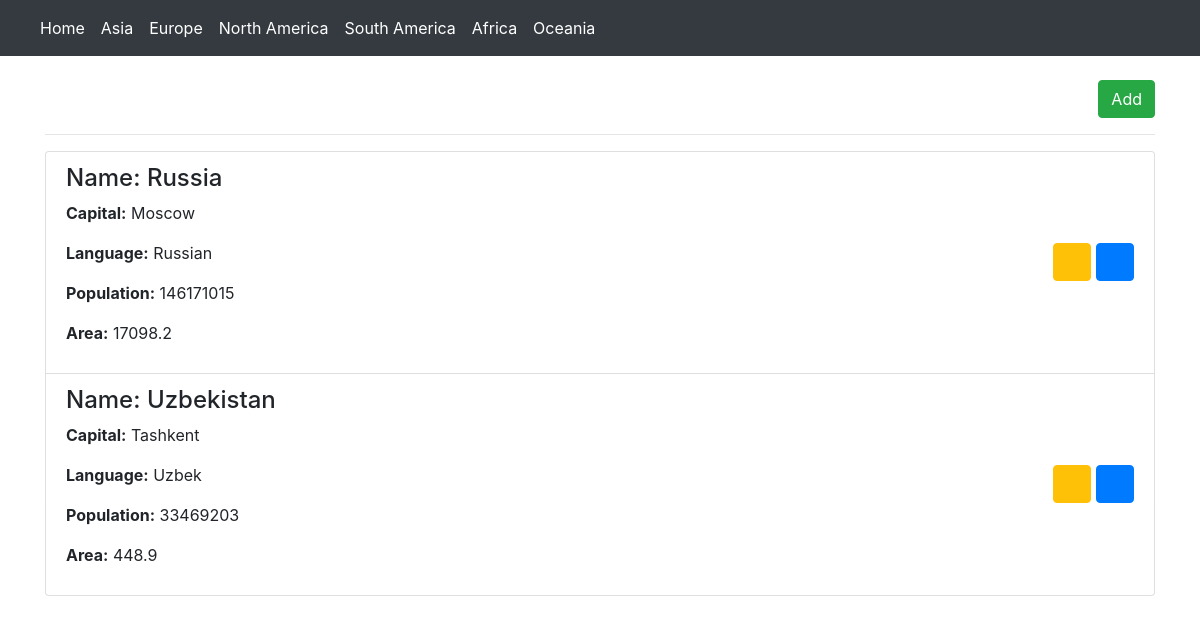
Before: / with the older database file.
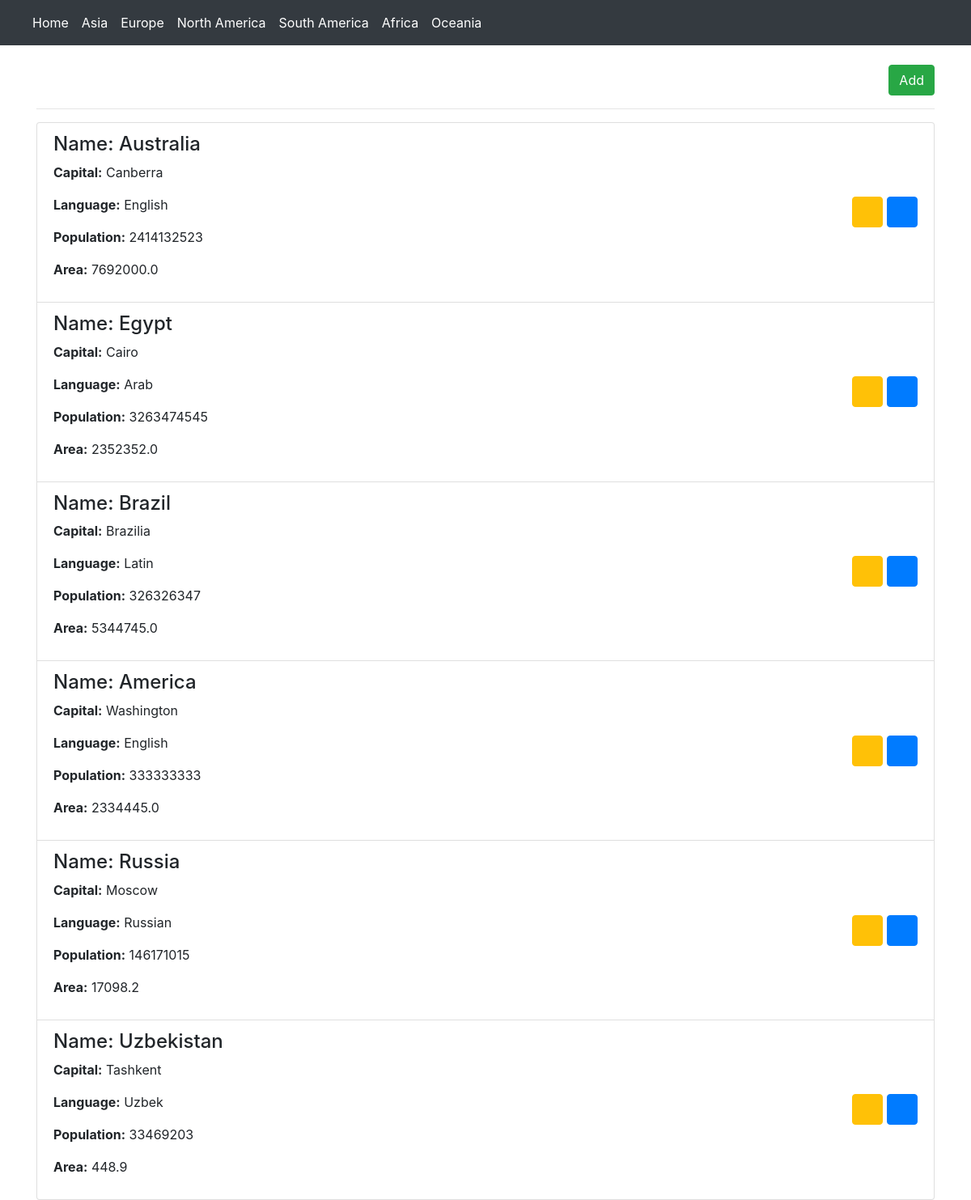
After: the same page with the newer database file.
### regions/models.py (models this page shows, shortened)
class Country(models.Model):
    continent = models.ForeignKey(Continent, null=True, on_delete=models.CASCADE)
    name = models.CharField(max_length=100, null=True)
    capital = models.CharField(max_length=100, null=True)
    language = models.CharField(max_length=100, null=True)
    population = models.IntegerField(null=True)
    area = models.FloatField(null=True)

### regions/views.py (the view)
# urls.py: 2. Add a URL to urlpatterns:  path('', views.home, name='home')
def home(request):
    context = {
        'country': Country.objects.order_by('id')[::-1]
    }
    return render(request, 'home.html', context)

### regions/templates/home.html
{% extends 'base.html' %}
{% block content %}
    <div class="container">
        <div class="text-right">
            <br>
            <a href="{% url "country_create" %}" class="btn btn-success">Add</a>
            <hr>
        </div>
        <div class="list-group">
            {% for c in country %}
                <div class="list-group-item d-flex align-items-center">
                    <div>
                        <h4>Name: {{ c.name }}</h4>
                        <p><b>Capital:</b> {{ c.capital }}</p>
                        <p><b>Language:</b> {{ c.language }}</p>
                        <p><b>Population:</b> {{ c.population }}</p>
                        <p><b>Area:</b> {{ c.area }}</p>
                    </div>
                    <div class="ml-auto">
                        <a href="{% url "country_update" c.id %}" class="btn btn-warning">
                            <i class="bi bi-pencil text-white"></i>
                        </a>
                        <a href="{% url "country_delete" c.id %}" class="btn btn-primary">
                            <i class="bi bi-trash"></i>
                        </a>
                    </div>
                </div>
            {% empty %}
                <div class="container text-center">
                    <h4>Country is not defined!</h4>
                </div>
            {% endfor %}
        </div>
    </div>
{% endblock %}

### regions/templates/base.html (shortened to what this page needs)
{% load static %}
<!DOCTYPE html>
<html lang="en">
<head>
    <link rel="stylesheet" href="{% static "vender/bootstrap/css/bootstrap.css" %}">
    <link rel="stylesheet" href="{% static "vender/bootstrap-icons/bootstrap-icons.css" %}">
</head>
<body>
    {% include 'navbar.html' %}
    {% block content %}
    {% endblock %}
</body>
</html>

### regions/templates/navbar.html (shortened to what this page needs)
{% load static %}
<nav class="navbar navbar-expand-lg navbar-light bg-dark">
    <div class="collapse navbar-collapse" id="navbarNav">
        <ul class="navbar-nav">
            <li class="nav-item active text-white">
                <a class="nav-link text-white" href="{% url 'home' %}">Home <span class="sr-only">(current)</span></a>
            </li>
            <li class="nav-item active">
                <a class="nav-link text-white" href="{% url 'asia' %}">Asia <span class="sr-only">(current)</span></a>
            </li>
            <li class="nav-item active">
                <a class="nav-link text-white" href="{% url 'europe' %}">Europe <span class="sr-only">(current)</span></a>
            </li>
            <li class="nav-item active">
                <a class="nav-link text-white" href="{% url 'north-america' %}">North America <span class="sr-only">(current)</span></a>
            </li>
            <li class="nav-item active">
                <a class="nav-link text-white" href="{% url 'south-america' %}">South America <span class="sr-only">(current)</span></a>
            </li>
            <li class="nav-item active">
                <a class="nav-link text-white" href="{% url 'africa' %}">Africa <span class="sr-only">(current)</span></a>
            </li>
            <li class="nav-item active">
                <a class="nav-link text-white" href="{% url 'oceania' %}">Oceania <span class="sr-only">(current)</span></a>
            </li>
        </ul>
    </div>
</nav>

Changed rows visible on the page:
added Country: name "Australia", capital "Canberra", language "English", population "2414132523", area "7692000.0"
added Country: name "Egypt", capital "Cairo", language "Arab", population "3263474545", area "2352352.0"
added Country: name "Brazil", capital "Brazilia", language "Latin", population "326326347", area "5344745.0"
added Country: name "America", capital "Washington", language "English", population "333333333", area "2334445.0"
